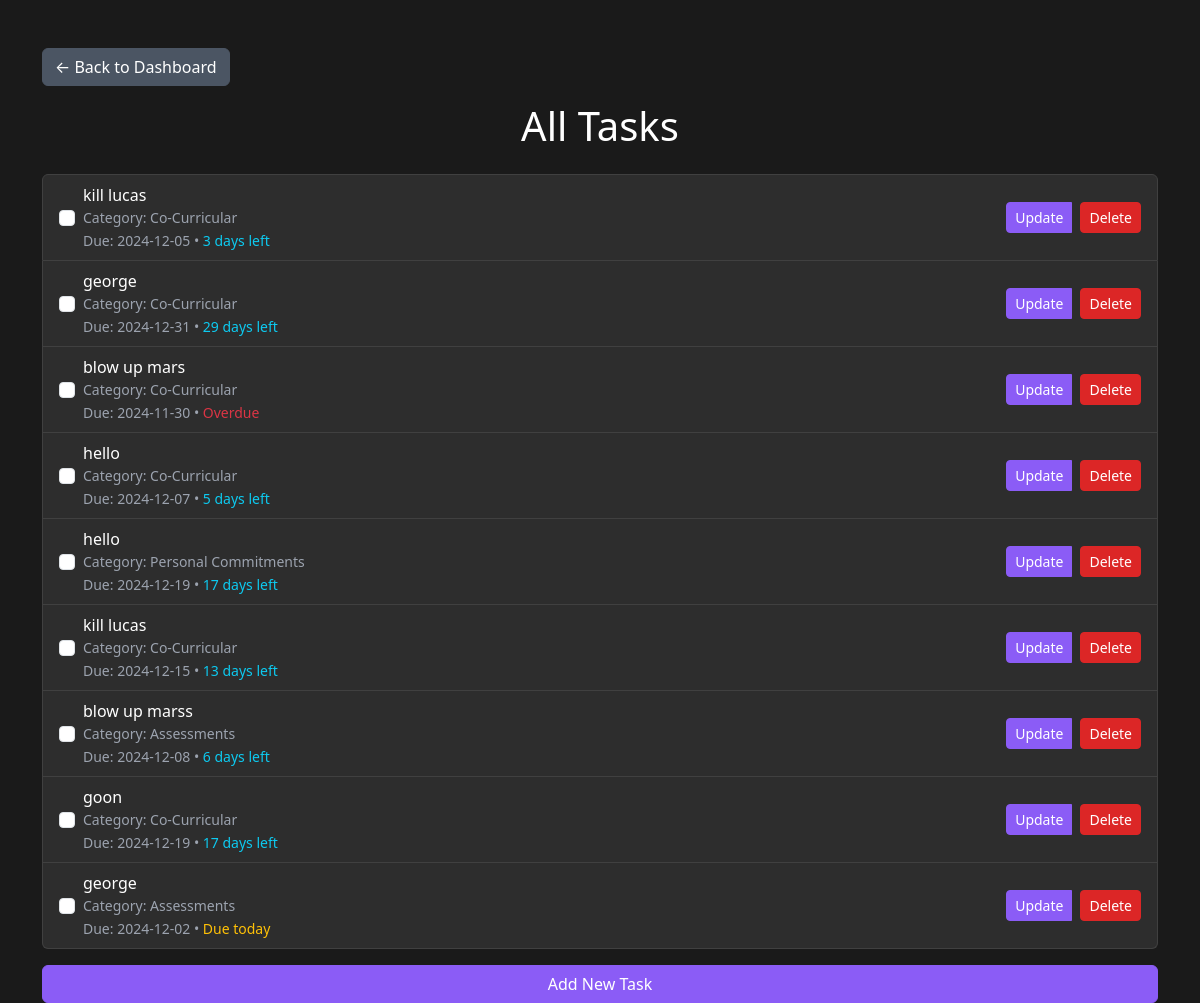
Before: /all_todos (signed in) with the older database file.
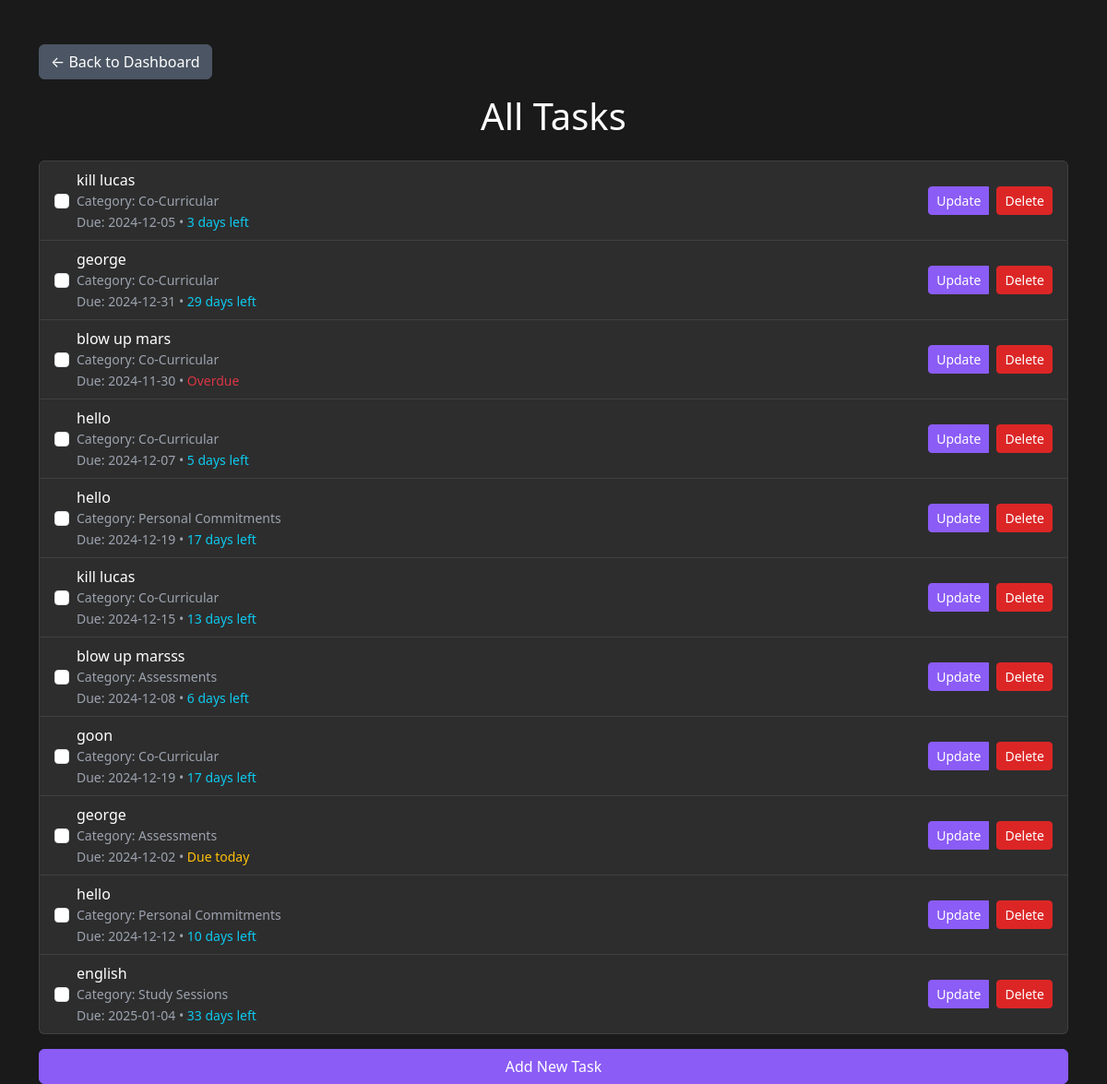
After: the same page with the newer database file.
### flask_app/setup_db.py (models this page shows)
class ToDo(Base):
    __tablename__ = 'todo'
    id = Column(Integer, primary_key=True)
    task = Column(String, nullable=False)
    category = Column(String, nullable=False)
    completed = Column(Boolean, default=False)
    due_date = Column(DateTime, nullable=True)
    user_id = Column(Integer, ForeignKey('users.id'), nullable=False)
    user = relationship('User', back_populates='todos')

### flask_app/app.py (the view)
@app.route('/all_todos')
def all_todos():
    if "user_id" not in session:
        flash("Please log in to view todos.", "warning")
        return redirect('/login')
    user_id = session["user_id"]
    todos = db_session.query(ToDo).filter_by(user_id=user_id).all()
    return render_template('all_todos.html', todos=todos)

### flask_app/app.py (called while the page is built)
def calculate_days(due_date):
    if not due_date:
        return None
    today = datetime.now().date()
    days_remaining = (due_date.date() - today).days
    if days_remaining < 0:
        return 'Overdue'
    elif days_remaining == 0:
        return 'Due today'
    else:
        return f'{days_remaining} days left'

### flask_app/templates/all_todos.html (shortened to what this page needs)
<!DOCTYPE html>
<html lang="en">
<head>
    <link href="https://cdn.jsdelivr.net/npm/bootstrap@5.3.0-alpha3/dist/css/bootstrap.min.css" rel="stylesheet">
</head>
<body>
    <div class="container mt-5">
        <a href="{{ url_for('dashboard') }}" class="btn btn-secondary mb-3">← Back to Dashboard</a>
        <h1 class="text-center">All Tasks</h1>
        <div class="mt-4">
            {% if todos %}
                <ul class="list-group">
                    {% for todo in todos %}
                    <li class="list-group-item d-flex justify-content-between align-items-center">
                        <div class="d-flex align-items-center">
                            <form action="{{ url_for('toggle_todo', todo_id=todo.id) }}" method="POST" class="d-inline me-2">
                                <input type="checkbox" class="form-check-input" onchange="this.form.submit()"
                                       {% if todo.completed %}checked{% endif %}>
                            </form>
                            <div>
                                <span {% if todo.completed %}class="text-decoration-line-through"{% endif %}>{{ todo.task }}</span>
                                <small class="text-muted d-block">Category: {{ todo.category }}</small>
                                {% if todo.due_date %}
                                    <small class="text-muted">
                                        Due: {{ todo.due_date.strftime('%Y-%m-%d') }}
                                        {% set days = calculate_days(todo.due_date) %}
                                        {% if days %}
                                            • <span class="{% if days == 'Overdue' %}text-danger{% elif days == 'Due today' %}text-warning{% else %}text-info{% endif %}">
                                                {{ days }}
                                            </span>
                                        {% endif %}
                                    </small>
                                {% endif %}
                            </div>
                        </div>
                        <div class="btn-group">
                            <a href="{{ url_for('update_todo', todo_id=todo.id) }}" class="btn btn-sm btn-primary me-2">Update</a>
                            <form action="{{ url_for('delete_todo', todo_id=todo.id) }}" method="POST" class="d-inline">
                                <button type="submit" class="btn btn-sm btn-danger">Delete</button>
                            </form>
                        </div>
                    </li>
                    {% endfor %}
                </ul>
            {% else %}
                <p class="text-center">No tasks found.</p>
            {% endif %}
        </div>
        <div class="mt-3">
            <a href="{{ url_for('add_todo') }}" class="btn btn-primary w-100">Add New Task</a>
        </div>
    </div>
</body>
</html>

### flask_app/templates/all_todos.html (style rules this page uses)
body { background-color: #1a1a1a; color: #ffffff; }
.list-group-item { background-color: #2d2d2d; border: 1px solid #404040; color: #ffffff; }
.text-muted { color: #9ca3af !important; }
.btn-primary { background-color: #8b5cf6; border-color: #8b5cf6; }
.btn-danger { background-color: #dc2626; border-color: #dc2626; }
.btn-secondary { background-color: #4b5563; border-color: #4b5563; }

Changed rows visible on the page:
changed ToDo: task "blow up marss" → "blow up marsss"
added ToDo: task "hello", category "Personal Commitments", due_date "2024-12-12", days "10 days left"
added ToDo: task "english", category "Study Sessions", due_date "2025-01-04", days "33 days left"
